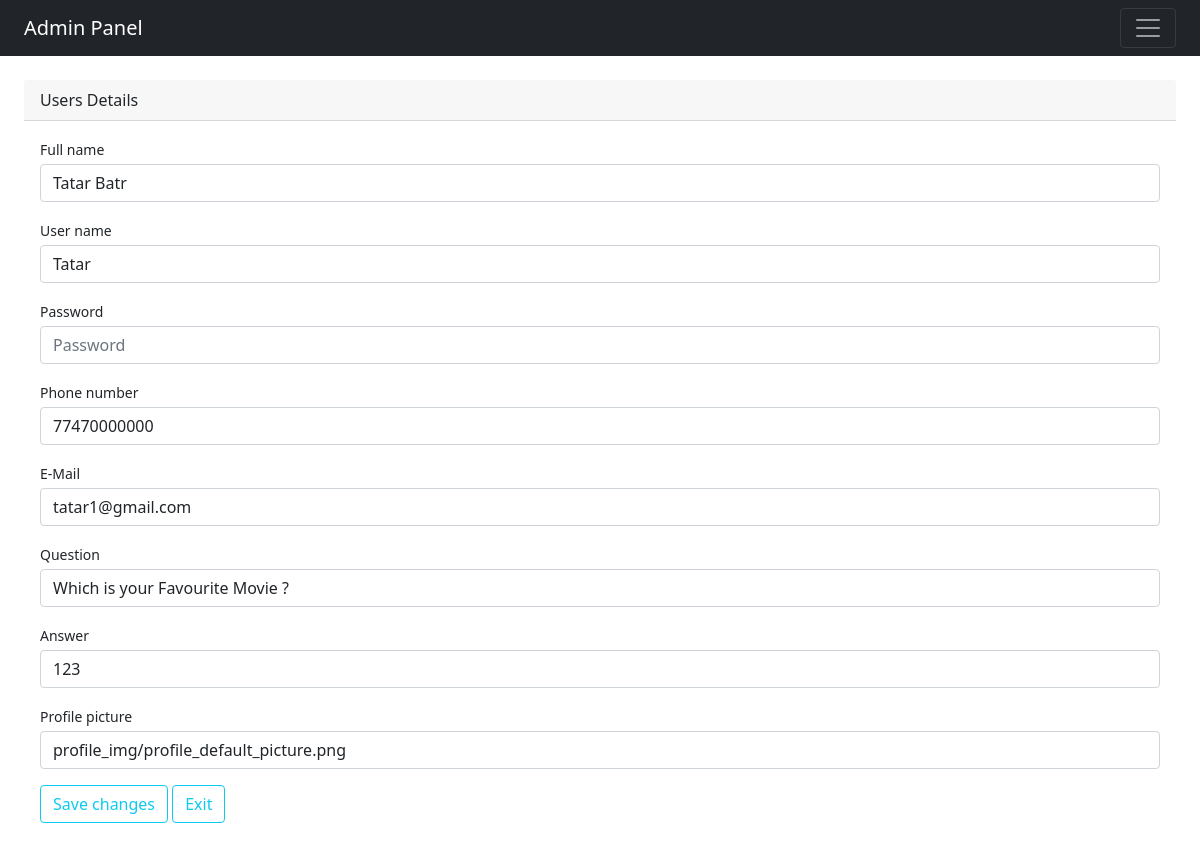
/admin/users_edit.php?id=5 (signed in), run on the app's committed database.
### tables this page shows
CREATE TABLE `register_table` (
  `register_id` int NOT NULL AUTO_INCREMENT,
  `register_full_name` varchar(100) NOT NULL,
  `register_user_name` varchar(50) NOT NULL,
  `register_password` varchar(30) NOT NULL,
  `register_contact_number` varchar(15) NOT NULL,
  `email` varchar(60) NOT NULL,
  `register_question` varchar(100) NOT NULL,
  `register_answer` varchar(50) NOT NULL,
  `register_profile_picture` varchar(50) NOT NULL DEFAULT 'profile_img/profile_default_picture.png',
  `register_time` varchar(20) NOT NULL,
  PRIMARY KEY (`register_id`)
);

### admin/functions/process_users_edit_data.php (called while the page is built)
<?php
    $id = $_GET['id'];
    $order_query = "SELECT * FROM `register_table` WHERE `register_id` = '$id'";
    $users_list_result = mysqli_query($connection_database, $order_query);
    $users_row = mysqli_fetch_assoc($users_list_result);
?>

### admin/users_edit.php (the view, shortened to what this page needs)
<?php
    include("includes/header.php");
    include("../includes/connection.php");
    include("functions/process_users_edit_data.php");
?>
        <div class="container-fluid px-4 mt-4">
            <form action="functions/process_users_edit.php" method="POST" enctype="multipart/form-data">
                <div class=" mb-4">
                    <div class="card-header">Users Details</div>
                        <div class="card-body">
                            <div class="mb-3">
                                <label class="small mb-1">Full name</label>
                                <input name="register_full_name" class="form-control" type="text" placeholder="Register full name" value="<?php echo $users_row['register_full_name']; ?>">
                            </div>
                            <div class="mb-3">
                                <label class="small mb-1">User name</label>
                                <input name="register_user_name" class="form-control" type="text" placeholder="Register user name" value="<?php echo $users_row['register_user_name']; ?>">
                            </div>
                            <div class="mb-3">
                                <label class="small mb-1">Password</label>
                                <input name="regsiter_password" class="form-control" type="text" placeholder="Password" value="<?php echo $users_row['register_password']; ?>">
                            </div>
                            <div class="mb-3">
                                <label class="small mb-1">Phone number</label>
                                <input name="register_contact_number" class="form-control" type="text" placeholder="Phone number" value="<?php echo $users_row['register_contact_number']; ?>">
                            </div>
                            <div class="mb-3">
                                <label class="small mb-1">E-Mail</label>
                                <input name="email" class="form-control" type="text" placeholder="E-Mail" value="<?php echo $users_row['email']; ?>">
                            </div>
                            <div class="mb-3">
                                <label class="small mb-1">Question</label>
                                <input name="register_question" class="form-control" type="text" placeholder="Question" value="<?php echo $users_row['register_question'] ?>">
                            </div>
                            <div class="mb-3">
                                <label class="small mb-1">Answer</label>
                                <input name="register_answer" class="form-control" type="text" placeholder="Answer" value="<?php echo $users_row['register_answer']; ?>">
                            </div>
                            <div class="mb-3">
                                <label class="small mb-1">Profile picture</label>
                                <input name="register_profile_picture" class="form-control" type="text" placeholder="Profile picture" value="<?php echo $users_row['register_profile_picture']; ?>">
                            </div>
                            <div class="row gx-3 mb-3">
                                <div class="col-md-6">
                                    <button class="btn btn-outline-info" type="submit" value="submit">Save changes</button>
                                    <a class="btn btn-outline-info" href="order_view.php">Exit</a>
                                </div>
                            </div>
                        </div>
                    </div>
                </div>
<?php
    include("includes/footer.php");
?>

### data on the page
register_table: register_full_name "Tatar Batr", register_user_name "Tatar", register_contact_number "77470000000", email "tatar1@gmail.com", register_question "Which is your Favourite Movie ?", register_answer "123", register_profile_picture "profile_img/profile_default_picture.png"
